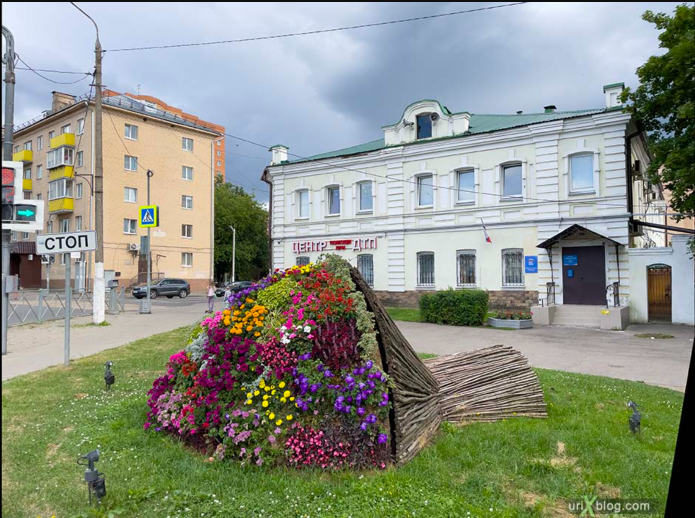
#> input picture lectures/module06/data/left.png, 1390 x 1036 px, given in place of left.jpg, which was not available (shown at 1/2 size)
$ jupyter execute --allow-errors task.ipynb   (text cells are left out)
#> lines starting #> are read from the running program, lines starting #| are printed output that depends on the picture; after the words box and inside, x2 and y2 are one past the last pixel; in counts of white or black regions, pixels touching at a corner belong together; pictures that were not available may be replaced by others from this repository, and a replacement may not be noted
[cell 1]
import numpy as np
import cv2
import matplotlib.pyplot as plt

plt.rcParams['figure.figsize'] = (6, 4)
plt.rcParams['figure.dpi'] = 120

def show_img(img, title=None, cmap=None, figsize=(6,4)):
    plt.figure(figsize=figsize)
    if img.ndim == 2 or cmap is not None:
        plt.imshow(img, cmap=cmap)
    else:
        plt.imshow(cv2.cvtColor(img, cv2.COLOR_BGR2RGB))
    plt.axis("off")
    if title:
        plt.title(title)
    plt.show()

[cell 2]
def project_points_cam(K, pts_cam):
    """
    Перспективная проекция 3D-точек (в координатах камеры) на изображение.

    Параметры:
        K: 3x3 — матрица внутренних параметров камеры
        pts_cam: Nx3 — массив 3D-точек в координатах камеры

    Возвращает:
        Nx2 — пиксельные координаты на изображении
    """
    pts_cam = np.asarray(pts_cam, dtype=np.float32)
    X = pts_cam[:, 0]
    Y = pts_cam[:, 1]
    Z = pts_cam[:, 2]

    # TODO: избегайте деления на 0
    Z = np.where(Z == 0, 1e-6, Z)

    # TODO: нормализованные координаты
    x = X / Z
    y = Y / Z

    fx = K[0, 0]
    fy = K[1, 1]
    cx = K[0, 2]
    cy = K[1, 2]

    # TODO: преобразование в пиксели
    u = fx * x + cx
    v = fy * y + cy

    return np.stack([u, v], axis=1)

[cell 3]
def make_cube_cam(side=2.0, center=(0.0, 0.0, 6.0)):
#> called with side = 3, center = (0, 0, 8)
    cx, cy, cz = center
    s = side / 2
    xs = [-s, s]
    ys = [-s, s]
    zs = [-s, s]
    pts = []
    for x in xs:
        for y in ys:
            for z in zs:
                pts.append([cx + x, cy + y, cz + z])
    return np.array(pts, dtype=np.float32)


def make_floor_cam(size=20.0, n=30, z=10.0):
#> called with size = 25, n = 40, z = 0
    xs = np.linspace(-size, size, n)
    zs = np.linspace(0, size * 2, n)
    pts = []
    for x in xs:
        for zz in zs:
            pts.append([x, 0.0, z + zz])
    return np.array(pts, dtype=np.float32)

[cell 4]
def rot_y(angle_deg):
    """
    Возвращает матрицу поворота вокруг оси Y на заданный угол (в градусах).
    """
    # TODO: переведите угол в радианы
    a = np.deg2rad(angle_deg)
    ca = np.cos(a)
    sa = np.sin(a)

    # TODO: соберите и верните матрицу поворота
    return np.array([
        [ca,  0, sa],
        [ 0,  1,  0],
        [-sa, 0, ca]
    ], dtype=np.float32)

[cell 5]
W, H = 512, 384
background = np.full((H, W, 3), 230, dtype=np.uint8)

CUBE_EDGES = [
    (0, 1), (1, 3), (3, 2), (2, 0),
    (4, 5), (5, 7), (7, 6), (6, 4),
    (0, 4), (1, 5), (2, 6), (3, 7)
]

cube_cam_base = make_cube_cam(side=3.0, center=(0.0, 0.0, 8.0))
floor_cam     = make_floor_cam(size=25.0, n=40, z=0.0)

def make_K(f=800.0, cx=None, cy=None):
    if cx is None: cx = W / 2
    if cy is None: cy = H / 2
    return np.array([[f, 0, cx],
                     [0, f, cy],
                     [0, 0, 1]], dtype=np.float32)

def render_scene(f: float, yaw_deg: float, title: str):
    K = make_K(f=f, cx=W/2, cy=H/2)
    img = background.copy()

    # TODO: проецируйте пол и куб
    floor_uv = project_points_cam(K, floor_cam)

    center = cube_cam_base.mean(axis=0)
    R_yaw = rot_y(yaw_deg)
    cube_rel = cube_cam_base - center
    cube_rot = (R_yaw @ cube_rel.T).T + center
    cube_uv = project_points_cam(K, cube_rot)

    # TODO: рисуем точки пола
    for (u, v) in floor_uv.astype(int):
        if 0 <= u < W and 0 <= v < H:
            img[v, u] = (200, 200, 200)

    # TODO: рисуем рёбра и точки куба
    cube_uv_int = cube_uv.astype(int)
    for i, j in CUBE_EDGES:
        u1, v1 = cube_uv_int[i]
        u2, v2 = cube_uv_int[j]
        if (0 <= u1 < W and 0 <= v1 < H and
            0 <= u2 < W and 0 <= v2 < H):
            cv2.line(img, (u1, v1), (u2, v2), (0, 0, 255), 2)

    for (u, v) in cube_uv_int:
        if 0 <= u < W and 0 <= v < H:
            cv2.circle(img, (u, v), 4, (0, 0, 255), -1)

    show_img(img[..., ::-1], title=title)

[cell 6]
render_scene(f=800, yaw_deg=0,  title="f=800, yaw=0°")
render_scene(f=400, yaw_deg=0,  title="f=400 (широкий угол), yaw=0°")
#> call 2 of render_scene, with f = 400, yaw_deg = 0, title = 'f=400 (широкий угол), yaw=0°'
#> after the loop in render_scene (call 2), `for (u, v) in cube_uv_int:`:
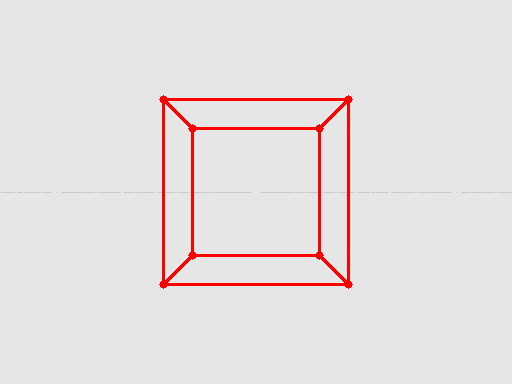
#> img: shape (384, 512, 3); mean of channels 0, 1, 2 224.8, 224.8, 230.5; drawn as B, G, R
render_scene(f=800, yaw_deg=30, title="f=800, yaw=30°")
#> call 3 of render_scene, with f = 800, yaw_deg = 30, title = 'f=800, yaw=30°'
#> after the loop in render_scene (call 3), `for (u, v) in cube_uv_int:`:
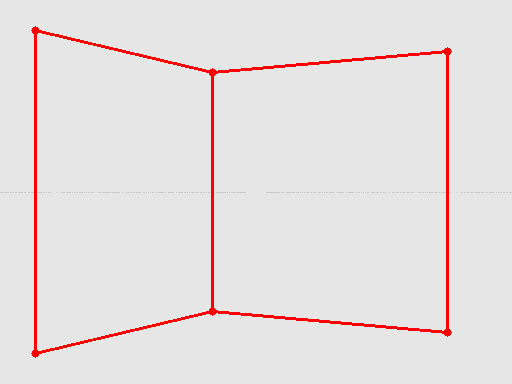
#> img: shape (384, 512, 3); mean of channels 0, 1, 2 224, 224, 230.6; drawn as B, G, R

[cell 7]
def apply_radial_distortion(xy: np.ndarray, k1: float) -> np.ndarray:
    """
    Применяет радиальную дисторсию к 2D-точкам (в нормализованных координатах).

    Параметры:
        xy: Nx2 — массив [x, y] точек в нормализованных координатах (до матрицы K)
        k1: коэффициент радиальной дисторсии

    Возвращает:
        Nx2 — искажённые координаты
    """
    x = xy[:, 0]
    y = xy[:, 1]
    r2 = x**2 + y**2

    # TODO: примените формулу искажений
    factor = 1 + k1 * r2
    x_dist = x * factor
    y_dist = y * factor

    return np.stack([x_dist, y_dist], axis=1)

[cell 8]
def undistort_uv_to_xy(uv: np.ndarray, K: np.ndarray) -> np.ndarray:
    """
    Переводит пиксельные координаты (u,v) в нормализованные (x,y) с использованием K.

    Параметры:
        uv: Nx2 — пиксельные координаты
        K: 3x3 — матрица камеры

    Возвращает:
        Nx2 — нормализованные координаты
    """
    fx = K[0, 0]
    fy = K[1, 1]
    cx = K[0, 2]
    cy = K[1, 2]

    # TODO: реализуйте обратное преобразование
    x = (uv[:, 0] - cx) / fx
    y = (uv[:, 1] - cy) / fy

    return np.stack([x, y], axis=1)


def distort_scene(K, k1, yaw_deg=0.0, f=800):
    """
    Строит изображение сцены с радиальной дисторсией.

    - Проецирует пол и куб;
    - Преобразует в нормализованные координаты;
    - Применяет искажение;
    - Возвращает изображение.
    """
    img = background.copy()

    # Проекция
    floor_uv = project_points_cam(K, floor_cam)

    center = cube_cam_base.mean(axis=0)
    R_yaw = rot_y(yaw_deg)
    cube_rel = cube_cam_base - center
    cube_rot = (R_yaw @ cube_rel.T).T + center
    cube_uv = project_points_cam(K, cube_rot)

    # Объединяем
    all_uv = np.vstack([floor_uv, cube_uv])
    xy = undistort_uv_to_xy(all_uv, K)

    # TODO: примените дисторсию
    xy_dist = apply_radial_distortion(xy, k1)

    # Обратно в пиксели
    u_dist = xy_dist[:, 0] * K[0, 0] + K[0, 2]
    v_dist = xy_dist[:, 1] * K[1, 1] + K[1, 2]
    uv_dist = np.stack([u_dist, v_dist], axis=1)

    # Визуализация
    for u, v in uv_dist.astype(int):
        if 0 <= u < W and 0 <= v < H:
            img[v, u] = (50, 100, 200)

    return img

[cell 9]
K = make_K(f=800)

img0 = distort_scene(K, k1=0.0)
img1 = distort_scene(K, k1=+0.12)
img2 = distort_scene(K, k1=-0.18)

#> (the rest of this cell did not finish here and is left out)

[cell 10]
imgL_gray = cv2.imread("left.jpg", cv2.IMREAD_GRAYSCALE)
#> imgL_gray: shape (1036, 1390); min 0, max 255, mean 144.4
imgR_gray = cv2.imread("right.jpg", cv2.IMREAD_GRAYSCALE)
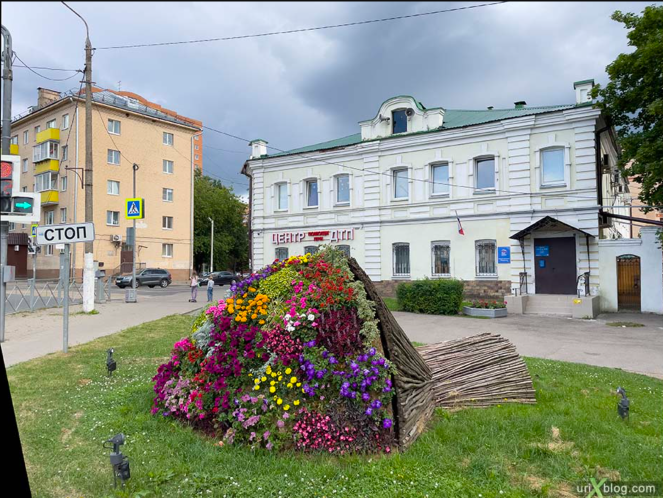
#> input picture lectures/module06/data/right.png, 1326 x 996 px, given in place of right.jpg, which was not available (shown at 1/2 size)
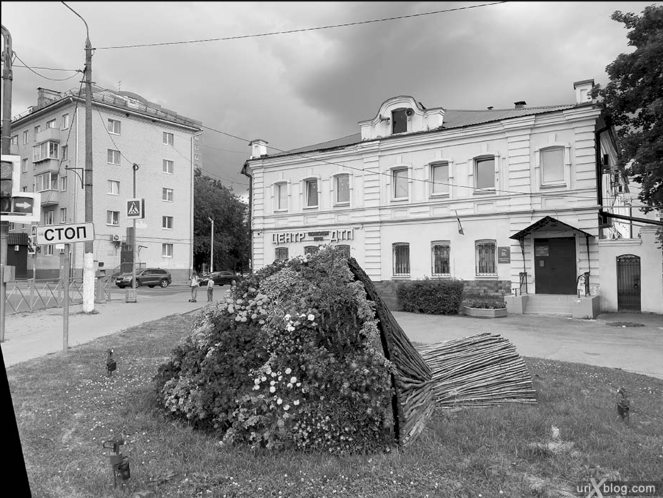
#> imgR_gray: shape (996, 1326) (shown at 1/2 size); min 0, max 255, mean 143.7

assert imgL_gray is not None and imgR_gray is not None, "Изображения не загружены."

# TODO: инициализируйте ORB-детектор
orb = cv2.ORB_create(nfeatures=5000)

# TODO: найдите ключевые точки и дескрипторы
kp1, des1 = orb.detectAndCompute(imgL_gray, None)
#> kp1 = 5000 keypoints; strongest (x, y, size): (98, 492, 53.6), (173, 491, 31), (124, 479, 53.6), (161, 475, 44.6)
kp2, des2 = orb.detectAndCompute(imgR_gray, None)
#> kp2 = 5000 keypoints; strongest (x, y, size): (164, 458, 53.6), (138, 472, 53.6), (122, 461, 44.6), (139, 460, 64.3)

# TODO: сопоставьте дескрипторы (matcher — Brute Force по Hamming)
matcher = cv2.BFMatcher(cv2.NORM_HAMMING, crossCheck=True)
matches = matcher.match(des1, des2)
#> matches = 2737 matches

# Отсортируем по расстоянию
matches = sorted(matches, key=lambda x: x.distance)

[cell 11]
img_matches = cv2.drawMatches(
    imgL_gray, kp1,
    imgR_gray, kp2,
    matches[:50], None,
    flags=cv2.DrawMatchesFlags_NOT_DRAW_SINGLE_POINTS
)
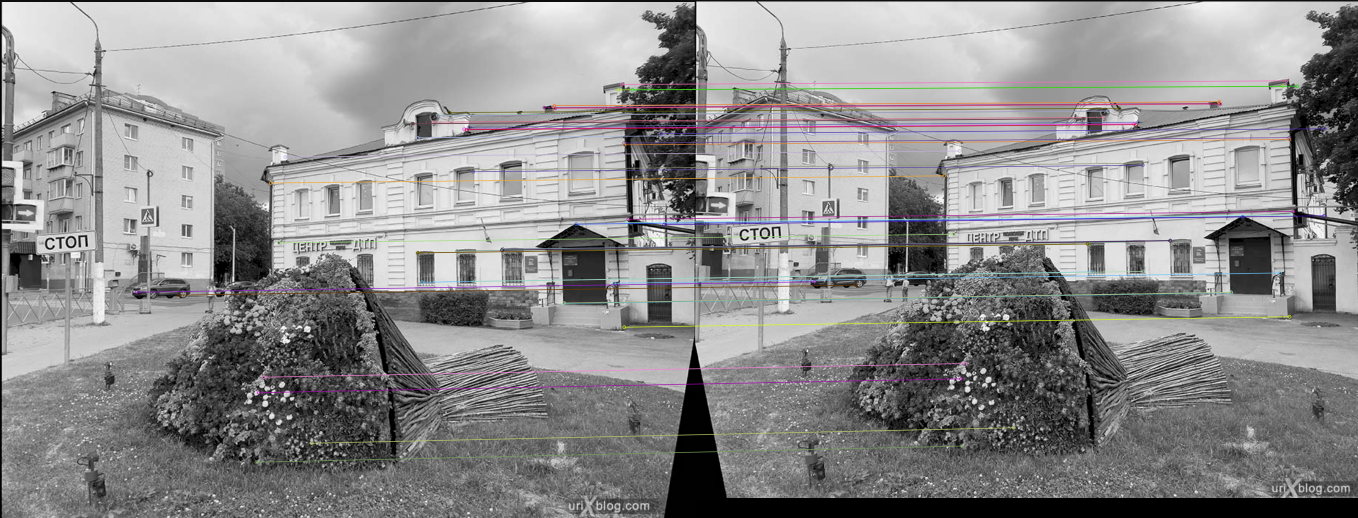
#> img_matches: shape (1036, 2716, 3) (shown at 1/2 size); mean of channels 0, 1, 2 141, 140.6, 141.4; drawn as B, G, R

show_img(img_matches, title="Лучшие 50 совпадений")

[cell 12]
pts1 = np.float32([kp1[m.queryIdx].pt for m in matches])
#> pts1 = 2737 pairs, first value 48.96 to 1358, second value 32 to 1000
pts2 = np.float32([kp2[m.trainIdx].pt for m in matches])
#> pts2 = 2737 pairs, first value 32 to 1294, second value 31 to 961

# TODO: найдите фундаментальную матрицу и маску инлайеров
F, mask = cv2.findFundamentalMat(pts1, pts2, cv2.FM_RANSAC)
#> F = [[-5.67e-09, -1.16e-05, 0.00601], [1.27e-05, 4.12e-06, -0.149], [-0.00623, 0.139, 1]]; mask = 2737 values, max 1 at index 0, min 0 at index 41, mean 0.871

print("F =", F)
#| F = [[-5.67379978e-09 -1.16181524e-05  6.00914135e-03]
#|  [ 1.26906461e-05  4.12070137e-06 -1.48876612e-01]
#|  [-6.23335788e-03  1.38962605e-01  1.00000000e+00]]

[cell 13]
def draw_epipolar_lines(img1, img2, pts1, pts2, F):
    """
    Рисует эпиполярные линии на img2, соответствующие точкам на img1.
    """
    lines = cv2.computeCorrespondEpilines(pts1.reshape(-1, 1, 2), 1, F)
    lines = lines.reshape(-1, 3)

    img1_color = cv2.cvtColor(img1, cv2.COLOR_GRAY2BGR)
    img2_color = cv2.cvtColor(img2, cv2.COLOR_GRAY2BGR)

    for (r, pt1, pt2) in zip(lines, pts1, pts2):
        color = tuple(np.random.randint(0, 255, 3).tolist())
        x0, y0 = map(int, pt2)
        a, b, c = r
        x1, y1 = 0, int(-c / b) if b != 0 else 0
        x2, y2 = img2.shape[1], int(-(a * x2 + c) / b) if b != 0 else 0

        cv2.line(img2_color, (x1, y1), (x2, y2), color, 1)
        cv2.circle(img1_color, (x0, y0), 4, color, -1)

    return img1_color, img2_color


# TODO: оставьте только инлайеры
pts1_inl = pts1[mask.ravel() == 1]
#> pts1_inl = 2383 pairs, first value 63 to 1358, second value 32 to 996
pts2_inl = pts2[mask.ravel() == 1]
#> pts2_inl = 2383 pairs, first value 35 to 1294, second value 31 to 961

#> (the rest of this cell did not finish here and is left out)

#> in draw_epipolar_lines, `lines = cv2.computeCorrespondEpilines(pts1.reshape(-1, 1, 2), 1, F)`: lines = 2383 rows, first 8: [0.0265, -1, 175], [0.0225, -1, 223.8], [0.0261, -1, 179.3], [0.0261, -1, 179.9], [0.0016, -1, 477.2], [0.0232, -1, 215.4], [-0.0122, -1, 645.1], [0.0013, -1, 480.8]
#> the loop in draw_epipolar_lines, `for (r, pt1, pt2) in zip(lines, pts1, pts2):` made 1 pass
#> (pt1, pt2, color, x0, y0, a, b, c) on pass 1: ([1107.6, 211.2], [1047.6, 202.8], (172, 47, 117), 1047, 202, 0.0265, -1, 175)

show_row([img1_epi, img2_epi], ["Точки (L)", "Эпиполярные линии (R)"], figsize=(10, 5))

[cell 14]
def rectify_uncalibrated(img1, img2, pts1, pts2, F):
    """
    Ректифицирует изображения с использованием фундаментальной матрицы.
    """
    h, w = img1.shape[:2]

    # TODO: найдите гомографии H1 и H2
    retval, H1, H2 = cv2.stereoRectifyUncalibrated(
        pts1, pts2, F, imgSize=(w, h)
    )

    assert retval, "Ректификация не удалась"

    # TODO: преобразуйте изображения
    img1_rect = cv2.warpPerspective(img1, H1, (w, h))
    img2_rect = cv2.warpPerspective(img2, H2, (w, h))

    return img1_rect, img2_rect, H1, H2


imgL_rect, imgR_rect, H1, H2 = rectify_uncalibrated(
    imgL_gray, imgR_gray, pts1_inl, pts2_inl, F
)
#> in rectify_uncalibrated, `retval, H1, H2 = cv2.stereoRectifyUncalibrated( pts1, pts2, F, imgSize..`: retval = True; H1 = [[-0.131, -0.01, -1.78], [0.00662, -0.139, -5.48], [1.35e-05, 4.35e-06, -0.158]]; H2 = [[0.939, -0.00176, 43], [-0.0434, 1, 30.08], [-8.74e-05, 1.63e-07, 1.06]]
#> in rectify_uncalibrated, `img2_rect = cv2.warpPerspective(img2, H2, (w, h))`:
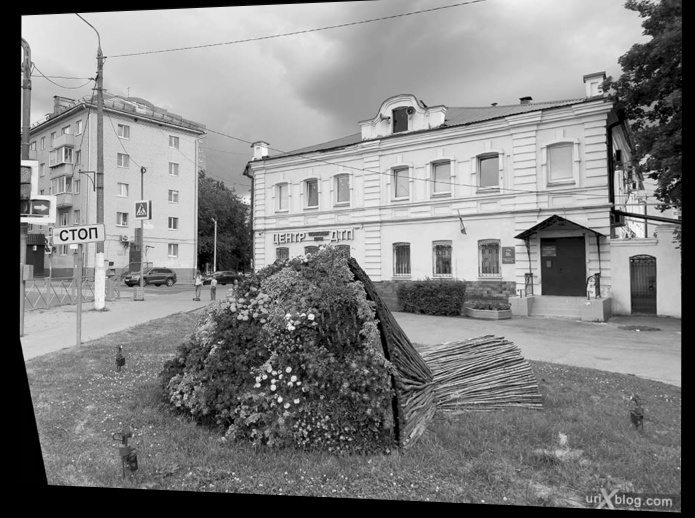
#> img2_rect: shape (1036, 1390) (shown at 1/2 size); min 0, max 254, mean 130

#> (the rest of this cell did not finish here and is left out)

[cell 15]
def show_with_grid(img, n_lines=15, color=(0, 255, 0)):
    img_color = cv2.cvtColor(img, cv2.COLOR_GRAY2BGR)
    h, w = img.shape
    for y in np.linspace(0, h, n_lines, dtype=int):
        cv2.line(img_color, (0, y), (w, y), color, 1)
    return img_color

#> (the rest of this cell did not finish here and is left out)

[cell 16]
# TODO: настройте параметры стерео-алгоритма
stereo = cv2.StereoSGBM_create(
    minDisparity=0,
    numDisparities=64,  # должно делиться на 16
    blockSize=7,
    P1=8*3*7**2,
    P2=32*3*7**2,
    mode=cv2.STEREO_SGBM_MODE_SGBM_3WAY
)

disp_raw = stereo.compute(imgL_rect, imgR_rect).astype(np.float32) / 16.0

# Преобразуем недопустимые значения в NaN
disp = np.where(disp_raw <= 0, np.nan, disp_raw)

plt.figure(figsize=(8, 4))
plt.imshow(disp, cmap="plasma")
plt.colorbar(label="disparity")
plt.title("Карта диспаритета")
plt.axis("off")
plt.show()

[cell 17]
def show_crop_with_disp(img, disp, x0, y0, dx, dy):
    img_crop = img[y0:y0+dy, x0:x0+dx]
    disp_crop = disp[y0:y0+dy, x0:x0+dx]

    show_row([img_crop, disp_crop],
             ["Фрагмент изображения", "disparity-фрагмент"],
             figsize=(10, 4), cmap2="plasma")


#> (the rest of this cell did not finish here and is left out)

#> in show_crop_with_disp, `disp_crop = disp[y0:y0+dy, x0:x0+dx]`:
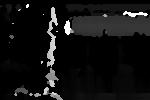
#> disp_crop: shape (100, 150) float32; 55.97% of the values are NaN or infinite; the others: min 0.562, max 63, mean 10.6; drawn with min black, max white, NaN and infinite black

[cell 18]
from mpl_toolkits.mplot3d import Axes3D  # noqa
from matplotlib import cm

def disparity_to_point_cloud(disp, step=2, max_points=8000):
    """
    Преобразует карту disparity в облако точек (X, Y, Z), где
    Z ~ 1 / disparity (относительная глубина).

    step — прореживание (чем больше, тем реже точки);
    max_points — максимальное число отображаемых точек.
    """
    h, w = disp.shape

    # Сетка координат
    ys, xs = np.mgrid[0:h:step, 0:w:step]
    ds = disp[0:h:step, 0:w:step]

    mask = ~np.isnan(ds)
    xs = xs[mask].astype(np.float32)
    ys = ys[mask].astype(np.float32)
    ds = ds[mask].astype(np.float32)

    if len(xs) == 0:
        raise RuntimeError("Нет валидных значений disparity.")

    # TODO: глубина обратно пропорциональна disparity
    Z = 1.0 / (ds + 1e-6)
    Z = (Z - Z.min()) / (Z.max() - Z.min() + 1e-6)

    if len(xs) > max_points:
        idx = np.random.choice(len(xs), size=max_points, replace=False)
        xs, ys, Z = xs[idx], ys[idx], Z[idx]

    return xs, ys, Z


# Построение облака точек
X, Y, Z = disparity_to_point_cloud(disp)
#> in disparity_to_point_cloud, `ds = disp[0:h:step, 0:w:step]`:
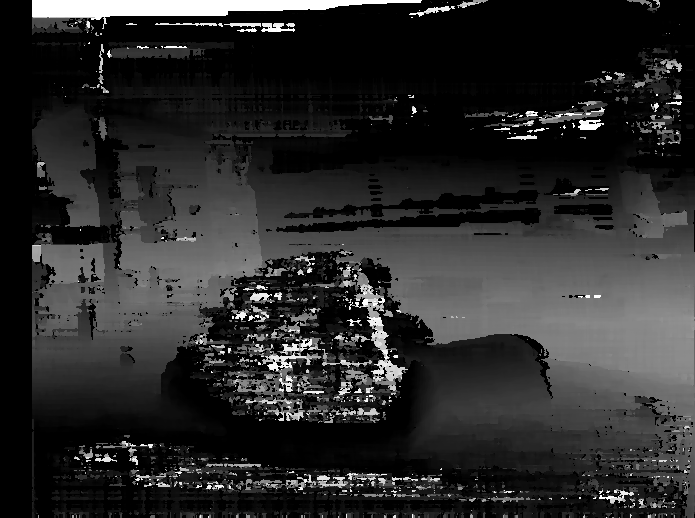
#> ds: shape (518, 695) float32; 33.13% of the values are NaN or infinite; the others: min 0.562, max 63, mean 16.2; drawn with min black, max white, NaN and infinite black
#> in disparity_to_point_cloud, `mask = ~np.isnan(ds)`:
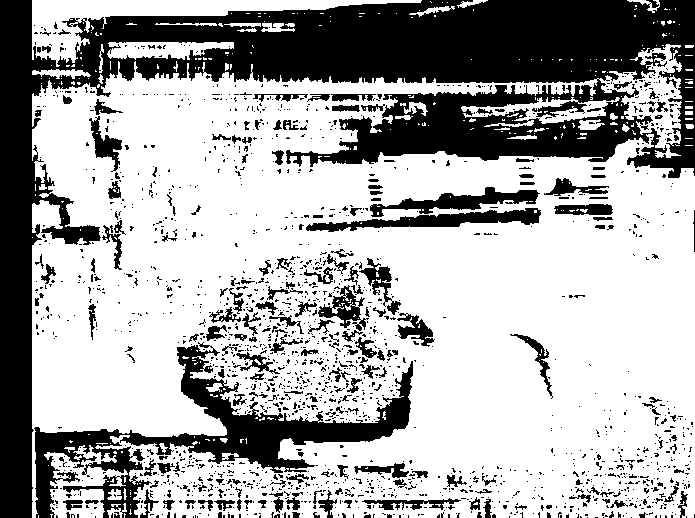
#> mask: shape (518, 695) bool; 66.9% white; 1806 black regions (1608 under 20 px), largest, box (x1, y1, x2, y2) and area: (0, 0, 695, 518) 78081, (34, 342, 413, 518) 14411, (306, 208, 541, 232) 2279
#> in disparity_to_point_cloud, `idx = np.random.choice(len(xs), size=max_points, replace=False)`: idx = 8000 values, max 240703 at index 776, min 81 at index 954, mean 120269
#> in disparity_to_point_cloud, `xs, ys, Z = xs[idx], ys[idx], Z[idx]`: xs = 8000 values, max 1388 at index 396, min 64 at index 890, mean 713.3; ys = 8000 values, max 1034 at index 66, min 0 at index 954, mean 579.5; Z = 8000 values, max 1 at index 102, min 0 at index 34, mean 0.0995
#> X has the same summary as xs in disparity_to_point_cloud; Y has the same summary as ys in disparity_to_point_cloud

fig = plt.figure(figsize=(8, 6))
ax = fig.add_subplot(111, projection='3d')
p = ax.scatter(X, Y, Z, c=Z, cmap="plasma", s=1)

ax.set_xlabel("X (pixels)")
ax.set_ylabel("Y (pixels)")
ax.set_zlabel("Relative depth")
ax.set_title("3D-точки из disparity")

fig.colorbar(p, label="Relative depth")
plt.show()
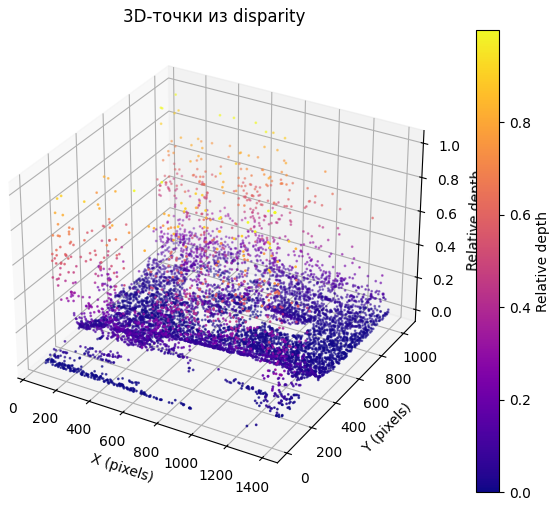
#> figure drawn by matplotlib, 2 panels
